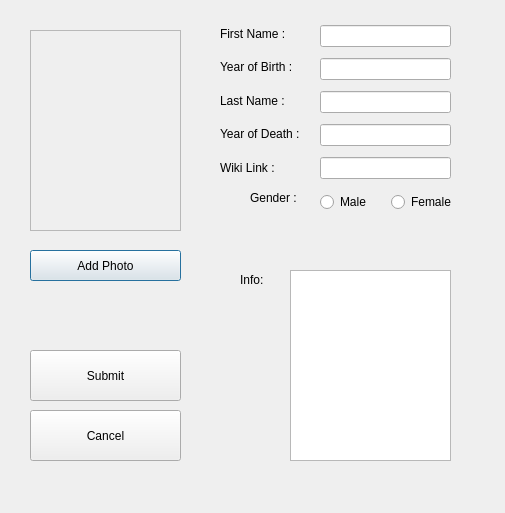
<?xml version="1.0" encoding="UTF-8"?>
<ui version="4.0">
 <class>AddScientistDialog</class>
 <widget class="QDialog" name="AddScientistDialog">
  <property name="geometry">
   <rect>
    <x>0</x>
    <y>0</y>
    <width>505</width>
    <height>513</height>
   </rect>
  </property>
  <property name="windowTitle">
   <string>Dialog</string>
  </property>
  <widget class="QFrame" name="photo_frame">
   <property name="geometry">
    <rect>
     <x>30</x>
     <y>30</y>
     <width>151</width>
     <height>201</height>
    </rect>
   </property>
   <property name="frameShape">
    <enum>QFrame::StyledPanel</enum>
   </property>
   <property name="frameShadow">
    <enum>QFrame::Raised</enum>
   </property>
  </widget>
  <widget class="QLabel" name="infoLable">
   <property name="geometry">
    <rect>
     <x>240</x>
     <y>270</y>
     <width>71</width>
     <height>20</height>
    </rect>
   </property>
   <property name="text">
    <string>Info:</string>
   </property>
  </widget>
  <widget class="QWidget" name="layoutWidget">
   <property name="geometry">
    <rect>
     <x>320</x>
     <y>20</y>
     <width>131</width>
     <height>164</height>
    </rect>
   </property>
   <layout class="QVBoxLayout" name="verticalLayout">
    <item>
     <widget class="QLineEdit" name="First_Name_InputBox"/>
    </item>
    <item>
     <widget class="QLineEdit" name="last_Name_InputBox"/>
    </item>
    <item>
     <widget class="QLineEdit" name="year_Birth_Input_Box"/>
    </item>
    <item>
     <widget class="QLineEdit" name="year_Death_Input_Box"/>
    </item>
    <item>
     <widget class="QLineEdit" name="Wiki_Input_Box"/>
    </item>
   </layout>
  </widget>
  <widget class="QWidget" name="layoutWidget_2">
   <property name="geometry">
    <rect>
     <x>220</x>
     <y>20</y>
     <width>89</width>
     <height>161</height>
    </rect>
   </property>
   <layout class="QVBoxLayout" name="verticalLayout_2">
    <item>
     <widget class="QLabel" name="FirstNameLable">
      <property name="text">
       <string>First Name :</string>
      </property>
     </widget>
    </item>
    <item>
     <widget class="QLabel" name="yearBirthLable">
      <property name="text">
       <string>Year of Birth :</string>
      </property>
     </widget>
    </item>
    <item>
     <widget class="QLabel" name="lastNameLable">
      <property name="text">
       <string>Last Name :</string>
      </property>
     </widget>
    </item>
    <item>
     <widget class="QLabel" name="yearDeathLable">
      <property name="text">
       <string>Year of Death :</string>
      </property>
     </widget>
    </item>
    <item>
     <widget class="QLabel" name="wikiLable">
      <property name="text">
       <string>Wiki Link :</string>
      </property>
     </widget>
    </item>
   </layout>
  </widget>
  <widget class="QLabel" name="genderLable">
   <property name="geometry">
    <rect>
     <x>250</x>
     <y>190</y>
     <width>51</width>
     <height>16</height>
    </rect>
   </property>
   <property name="text">
    <string>Gender :</string>
   </property>
  </widget>
  <widget class="QPushButton" name="add_Photo_Button">
   <property name="geometry">
    <rect>
     <x>30</x>
     <y>250</y>
     <width>151</width>
     <height>31</height>
    </rect>
   </property>
   <property name="text">
    <string>Add Photo</string>
   </property>
  </widget>
  <widget class="QPushButton" name="submit_Button">
   <property name="geometry">
    <rect>
     <x>30</x>
     <y>350</y>
     <width>151</width>
     <height>51</height>
    </rect>
   </property>
   <property name="text">
    <string>Submit</string>
   </property>
  </widget>
  <widget class="QPushButton" name="cancel_Button">
   <property name="geometry">
    <rect>
     <x>30</x>
     <y>410</y>
     <width>151</width>
     <height>51</height>
    </rect>
   </property>
   <property name="text">
    <string>Cancel</string>
   </property>
  </widget>
  <widget class="QWidget" name="layoutWidget_3">
   <property name="geometry">
    <rect>
     <x>320</x>
     <y>190</y>
     <width>136</width>
     <height>24</height>
    </rect>
   </property>
   <layout class="QHBoxLayout" name="horizontalLayout">
    <item>
     <widget class="QRadioButton" name="radio_Male">
      <property name="text">
       <string>Male</string>
      </property>
     </widget>
    </item>
    <item>
     <widget class="QRadioButton" name="radio_Female">
      <property name="text">
       <string>Female</string>
      </property>
     </widget>
    </item>
   </layout>
  </widget>
  <widget class="QTextEdit" name="info_Input_Box">
   <property name="geometry">
    <rect>
     <x>290</x>
     <y>270</y>
     <width>161</width>
     <height>191</height>
    </rect>
   </property>
  </widget>
 </widget>
 <resources/>
 <connections/>
</ui>
